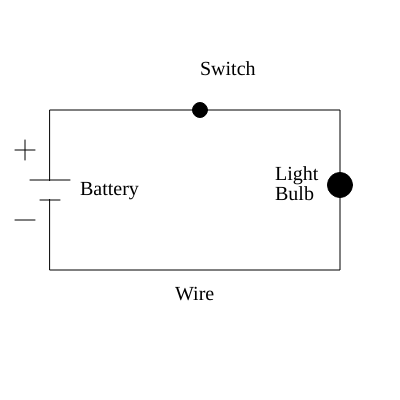
Frame 1 (no input)
Frame 60 (no input): identical to frame 1, image omitted
Frame 120 (the mouse pressed at the canvas centre since frame 60): identical to frame 1, image omitted

The p5.js sketch that drew this single still picture (run headless with seeded random() and noise() and a simulated clock; from frame 60 on, the mouse is pressed at the canvas centre):

// p5.js sketch
// ── sketch.js

let animateButton;
let isAnimating = false;
let brightness = 0;

function setup() {
  createCanvas(400, 400);

  animateButton = createButton('Complete the Circuit'); 
  animateButton.position(10, height + 10); 
  animateButton.mousePressed(startAnimation);
}

function draw() {
  background(255);

  // Creating an empty rectangle to signify wires and an open space
  stroke(0);
  fill(255);
  rect(50, 110, 290, 160);

  // Inserting lines to denote where a battery is located
  fill(0);
  line(30, 180, 70, 180);
  line(40, 200, 60, 200);

  fill(255);
  noStroke();
  rect(45, 181, 10, 18);

  // Adding a switch
  stroke(0);
  fill(0, 0, 0);
  circle(340, 185, 25);

  stroke(0);
  fill(0);
  circle(200, 110, 15);


  // Adding positive and negative polarity on the battery
  line(25, 160, 25, 140);
  line(15, 150, 35, 150);

  line(15, 220, 35, 220);

  // Labelling all parts of the diagram
  fill(0);
  noStroke();
  textFont('Calibri');
  textSize(20);
  text('Battery', 80, 195);
  text('Switch', 200, 75);
  text('Light', 275, 180);
  text('Bulb', 275, 200);
  text('Wire', 175, 300);


}

function startAnimation() {
  

  if (isAnimating) {
    brightness += 5;
    if (brightness > 255) {
      brightness = 255;
    }
  }
  fill(255, brightness); 
  circle(340, 185, 25); 
  isAnimating = true;
  brightness = 0; 
  loop();
}
